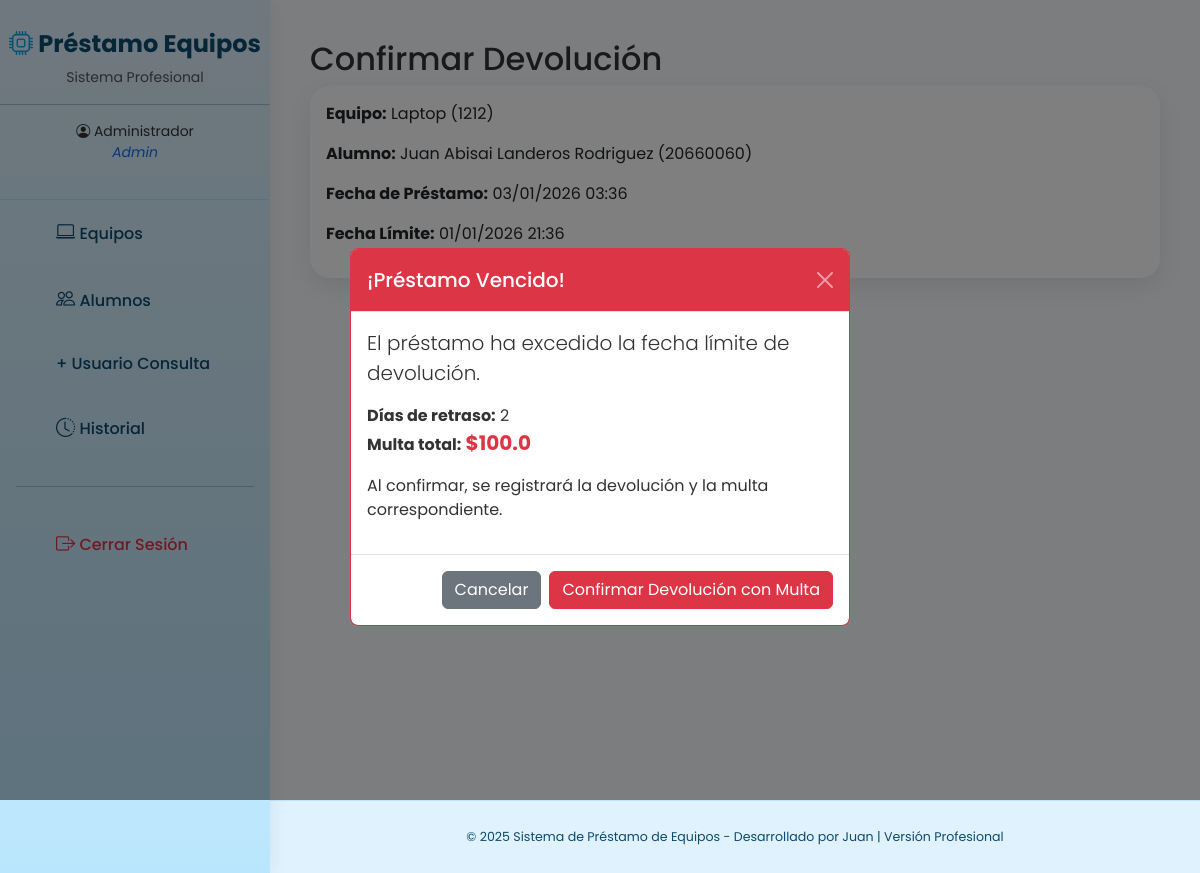
The page /prestamo/devolver/2 (signed in) on the database its author committed.
### models.py (models this page shows, shortened)
class User(UserMixin, db.Model):
    id = db.Column(db.Integer, primary_key=True)
    username = db.Column(db.String(80), unique=True, nullable=False)
    password_hash = db.Column(db.String(256), nullable=False)
    role = db.Column(db.String(20), nullable=False)  # 'admin', 'alumno' o 'consulta'
    nombre = db.Column(db.String(100), nullable=False)
    codigo = db.Column(db.String(20), unique=True)  # matrícula para alumnos

class Equipo(db.Model):
    id = db.Column(db.Integer, primary_key=True)
    nombre = db.Column(db.String(100), nullable=False)
    codigo = db.Column(db.String(50), unique=True, nullable=False)
    estado = db.Column(db.String(20), default='Disponible')
    condicion = db.Column(db.Text)
    multa_por_dia = db.Column(db.Float, default=50.0)  # <-- NUEVO CAMPO: precio de multa por día

class Prestamo(db.Model):
    id = db.Column(db.Integer, primary_key=True)
    equipo_id = db.Column(db.Integer, db.ForeignKey('equipo.id'), nullable=False)
    alumno_id = db.Column(db.Integer, db.ForeignKey('user.id'), nullable=False)
    fecha_prestamo = db.Column(db.DateTime, default=datetime.utcnow)
    fecha_devolucion = db.Column(db.DateTime)
    fecha_prevista_devolucion = db.Column(db.DateTime)  # fecha límite
    estado = db.Column(db.String(20), default='Activo')
    dias_retraso = db.Column(db.Integer, default=0)
    multa_aplicada = db.Column(db.Float, default=0.0)  # monto total de la multa
    equipo = db.relationship('Equipo', backref='prestamos')
    alumno = db.relationship('User', backref='prestamos')

### app.py (the view, shortened to what this page needs)
@app.route('/prestamo/devolver/<int:prestamo_id>', methods=['GET', 'POST'])
@login_required
def devolver(prestamo_id):
    prestamo = Prestamo.query.get_or_404(prestamo_id)
    if current_user.role != 'admin' and prestamo.alumno_id != current_user.id:
        flash('Acceso denegado')
        return redirect(url_for('prestamos'))
    vencido = False
    dias_retraso = 0
    multa = 0.0
    if prestamo.fecha_prevista_devolucion and datetime.utcnow() > prestamo.fecha_prevista_devolucion:
        vencido = True
        delta = datetime.utcnow() - prestamo.fecha_prevista_devolucion
        dias_retraso = delta.days
        multa_por_dia = prestamo.equipo.multa_por_dia if prestamo.equipo.multa_por_dia else 50.0
        multa = dias_retraso * multa_por_dia
    return render_template('prestamos/devolver.html',
                         prestamo=prestamo,
                         vencido=vencido,
                         dias_retraso=dias_retraso,
                         multa=multa)

### app.py (called while the page is built)
@login_manager.user_loader
def load_user(user_id):
    return User.query.get(int(user_id))

### templates/prestamos/devolver.html (shortened to what this page needs)
{% extends "base.html" %}
{% block content %}
<h2>Confirmar Devolución</h2>
<div class="card mb-4">
    <div class="card-body">
        <p><strong>Equipo:</strong> {{ prestamo.equipo.nombre }} ({{ prestamo.equipo.codigo }})</p>
        <p><strong>Alumno:</strong> {{ prestamo.alumno.nombre }} ({{ prestamo.alumno.codigo }})</p>
        <p><strong>Fecha de Préstamo:</strong> {{ prestamo.fecha_prestamo.strftime('%d/%m/%Y %H:%M') }}</p>
        {% if prestamo.fecha_prevista_devolucion %}
        <p><strong>Fecha Límite:</strong> {{ prestamo.fecha_prevista_devolucion.strftime('%d/%m/%Y %H:%M') }}</p>
        {% endif %}
    </div>
</div>
{% if vencido %}
<div class="modal fade" id="multaModal" tabindex="-1" aria-labelledby="multaModalLabel" aria-hidden="true">
    <div class="modal-dialog modal-dialog-centered">
        <div class="modal-content border-danger">
            <div class="modal-header bg-danger text-white">
                <h5 class="modal-title" id="multaModalLabel">¡Préstamo Vencido!</h5>
                <button type="button" class="btn-close btn-close-white" data-bs-dismiss="modal" aria-label="Close"></button>
            </div>
            <div class="modal-body">
                <p class="lead">El préstamo ha excedido la fecha límite de devolución.</p>
                <ul class="list-unstyled">
                    <li><strong>Días de retraso:</strong> {{ dias_retraso }}</li>
                    <li><strong>Multa total:</strong> <span class="text-danger fw-bold fs-5">${{ multa }}</span> </li>
                </ul>
                <p>Al confirmar, se registrará la devolución y la multa correspondiente.</p>
            </div>
            <div class="modal-footer">
                <button type="button" class="btn btn-secondary" data-bs-dismiss="modal">Cancelar</button>
                <form method="POST" class="d-inline">
                    <button type="submit" class="btn btn-danger">Confirmar Devolución con Multa</button>
                </form>
            </div>
        </div>
    </div>
</div>
{% endif %}
{% endblock %}

### templates/base.html (shortened to what this page needs)
<!doctype html>
<html lang="es">
<head>
    <link href="https://cdn.jsdelivr.net/npm/bootstrap@5.3.3/dist/css/bootstrap.min.css" rel="stylesheet">
    <link rel="stylesheet" href="https://cdn.jsdelivr.net/npm/bootstrap-icons@1.11.3/font/bootstrap-icons.min.css">
</head>
<body>
    {% if current_user.is_authenticated %}
    <div class="sidebar">
        <div class="sidebar-header">
            <h4><i class="bi bi-cpu" style="color: #0ea5e9;"></i> Préstamo Equipos</h4>
            <p class="small text-muted mt-2">Sistema Profesional</p>
            <hr>
            <p class="small"><i class="bi bi-person-circle"></i> {{ current_user.nombre }}<br><em class="text-primary">{{ current_user.role | capitalize }}</em></p>
        </div>
        <nav class="nav flex-column px-3">
            {% if current_user.role == 'admin' %}
            <a class="nav-link" href="{{ url_for('equipos') }}"><i class="bi bi-laptop"></i> Equipos</a>
            <a class="nav-link" href="{{ url_for('alumnos') }}"><i class="bi bi-people"></i> Alumnos</a>
            <li class="nav-item"><a class="nav-link" href="{{ url_for('nuevo_consulta') }}">+ Usuario Consulta</a></li>
            {% elif current_user.role == 'alumno' %}
            <a class="nav-link" href="{{ url_for('nuevo_prestamo') }}"><i class="bi bi-plus-circle"></i> Solicitar Préstamo</a>
            <a class="nav-link" href="{{ url_for('prestamos') }}"><i class="bi bi-list-check"></i> Mis Préstamos</a>
            {% elif current_user.role == 'consulta' %}
            <a class="nav-link" href="{{ url_for('alumnos') }}"><i class="bi bi-eye"></i> Ver Alumnos</a>
            {% endif %}
            <a class="nav-link" href="{{ url_for('historial') }}"><i class="bi bi-clock-history"></i> Historial</a>
            <hr class="my-4">
            <a class="nav-link text-danger" href="{{ url_for('logout') }}"><i class="bi bi-box-arrow-right"></i> Cerrar Sesión</a>
        </nav>
    </div>
    {% endif %}
    <div class="main-content">
        {% block content %}{% endblock %}
    </div>
    {% if current_user.is_authenticated %}
    <footer>
        <small>© 2025 Sistema de Préstamo de Equipos - Desarrollado por Juan | Versión Profesional</small>
    </footer>
    {% endif %}
</body>
</html>

### templates/base.html (style rules this page uses)
body { background-color: #f0f4f8; font-family: 'Poppins', sans-serif; color: #333; }
.sidebar { position: fixed; top: 0; bottom: 0; left: 0; width: 270px; background: linear-gradient(to bottom, #e0f2fe, #bae6fd); padding: 30px 0; box-shadow: 4px 0 15px rgba(0,0,0,0.05); z-index: 1000; }
.sidebar-header { text-align: center; padding-bottom: 20px; border-bottom: 1px solid #bae6fd; }
.sidebar-header h4 { color: #0c4a6e; font-weight: 700; }
.sidebar .nav-link { color: #0c4a6e; padding: 14px 25px; font-weight: 500; border-radius: 0 12px 12px 0; margin: 5px 15px; transition: all 0.3s; }
.sidebar .nav-link i { width: 30px; font-size: 1.2rem; }
.main-content { margin-left: 270px; padding: 40px; min-height: 100vh; background-color: #f8fafc; }
.card { border: none; border-radius: 20px; box-shadow: 0 8px 25px rgba(0,0,0,0.08); overflow: hidden; transition: all 0.3s; }
footer { margin-left: 270px; padding: 25px; background-color: #e0f2fe; color: #0c4a6e; text-align: center; font-size: 0.9rem; border-top: 1px solid #bae6fd; }

### rows shown on the page
User: nombre "Administrador", role "Admin"
Equipo: equipo.nombre "Laptop", equipo.codigo "1212"
User: alumno.nombre "Juan Abisai Landeros Rodriguez", alumno.codigo "20660060"
Prestamo: fecha_prestamo "03/01/2026 03:36", fecha_prevista_devolucion "01/01/2026 21:36"

### other values the page prints
{{ dias_retraso }} "2"
{{ multa }} "100.0"
